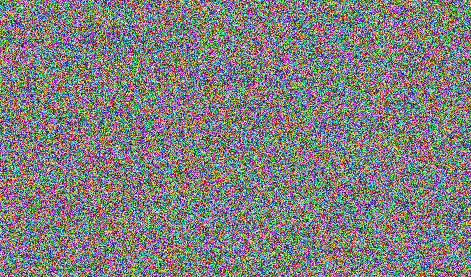
#> input picture CTFs/HackThisSite/Stego/15/Stego15.png, 471 x 277 px
$ python solve.py   (Python 2 division)
#> lines starting #> are read from the running program, lines starting #| are printed output that depends on the picture
from PIL import Image

im = Image.open('Stego15.png', 'r')
#> im is the input picture: PIL image 471x277 RGB; mean R, G, B 127.5, 127.5, 125.3
pix = im.load()
width, height = im.size
#> width = 471; height = 277

data = list(im.getdata())
#> data = 130467 items
pix_dict = {}

for p in data :
    pix_dict[p] = pix_dict.get(p,0) + 1
#> this loop made 130467 passes
#> p on passes 1 to 3: (162, 193, 152), (156, 64, 229), (61, 161, 72)
#> after the loop, pix_dict = 129886 items
print width*height, len(data), len(pix_dict)
#| 130467 130467 129886

count1 = 0
count2 = 0
count3 = 0

for i in pix_dict :
    if pix_dict[i] == 1 :
        count1 += 1
    elif pix_dict[i] == 2 :
        count2 += 1
    else :
        count3 += 1
#> this loop made 129886 passes
#> i on passes 1 to 12: (162, 193, 152), (156, 64, 229), (61, 161, 72), (245, 205, 19), (58, 80, 46), (166, 215, 84), (74, 199, 46), (239, 115, 183), (232, 173, 89), (74, 141, 241), (220, 24, 87), (125, 1, 75)
#> after the loop, count1 = 129306; count2 = 579; count3 = 1

print count1, count2, count3
#| 129306 579 1

for i in range(height) :
    for j in range(width) :
        x = pix[j,i]
        if pix_dict[x] == 1 :
            pix[j,i] = 0,0,0
        else :
            pix[j,i] = 255,255,255
im.save('out.png')
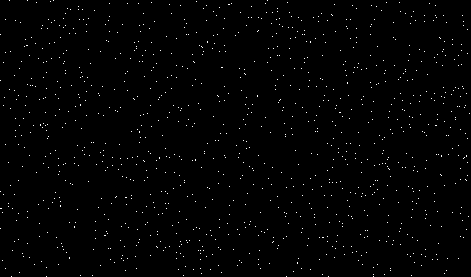
#> saved as out.png: PIL image 471x277 RGB; 0.89% white in thin lines or dots
